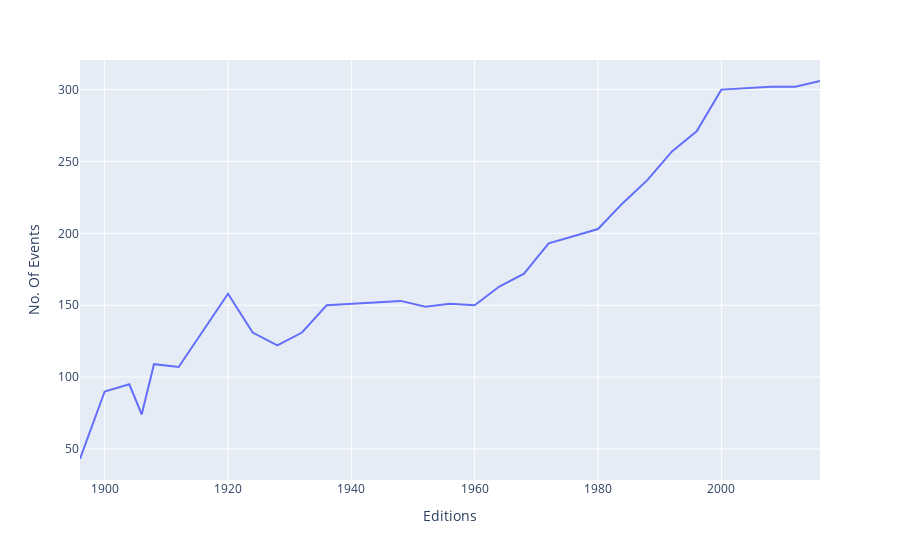

Here is the notebook cell this chart was saved with:
### Markdown cell above
## Line Plot

### Code cell
plt.figure(figsize=(10,6))
fig = px.line(events_overtime, x='Editions', y='No. Of Events')
fig.show()

### Figure 1 — Plotly figure (JSON) as saved in the notebook; plotly's stock layout.template omitted (floating-point values rounded to 4 significant figures)
{"data": [{"hovertemplate": "Editions=%{x}<br>No. Of Events=%{y}<extra></extra>", "legendgroup": "", "line": {"color": "#636efa", "dash": "solid"}, "marker": {"symbol": "circle"}, "mode": "lines", "name": "", "orientation": "v", "showlegend": false, "type": "scatter", "x": [1896, 1900, 1904, 1906, 1908, 1912, 1920, 1924, 1928, 1932, 1936, 1948, 1952, 1956, 1960, 1964, 1968, 1972, 1976, 1980, 1984, 1988, 1992, 1996, 2000, 2004, 2008, 2012, 2016], "xaxis": "x", "y": [43, 90, 95, 74, 109, 107, 158, 131, 122, 131, 150, 153, 149, 151, 150, 163, 172, 193, 198, 203, 221, 237, 257, 271, 300, 301, 302, 302, 306], "yaxis": "y"}], "layout": {"autosize": true, "legend": {"tracegroupgap": 0}, "margin": {"t": 60}, "xaxis": {"anchor": "y", "autorange": true, "domain": [0, 1], "range": [1896, 2016], "title": {"text": "Editions"}, "type": "linear"}, "yaxis": {"anchor": "x", "autorange": true, "domain": [0, 1], "range": [28.39, 320.6], "title": {"text": "No. Of Events"}, "type": "linear"}}}
